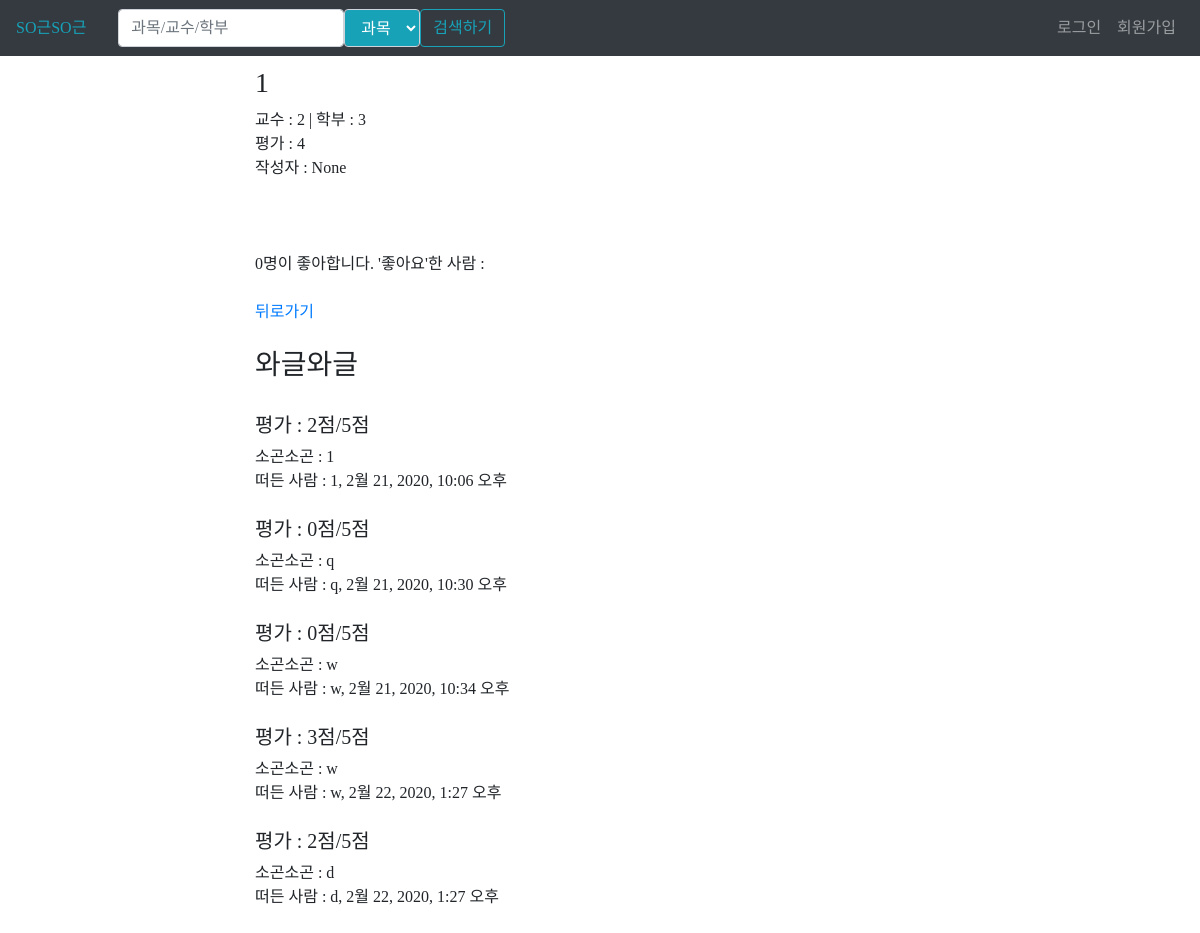
/1, run on an earlier commit of the app's database.
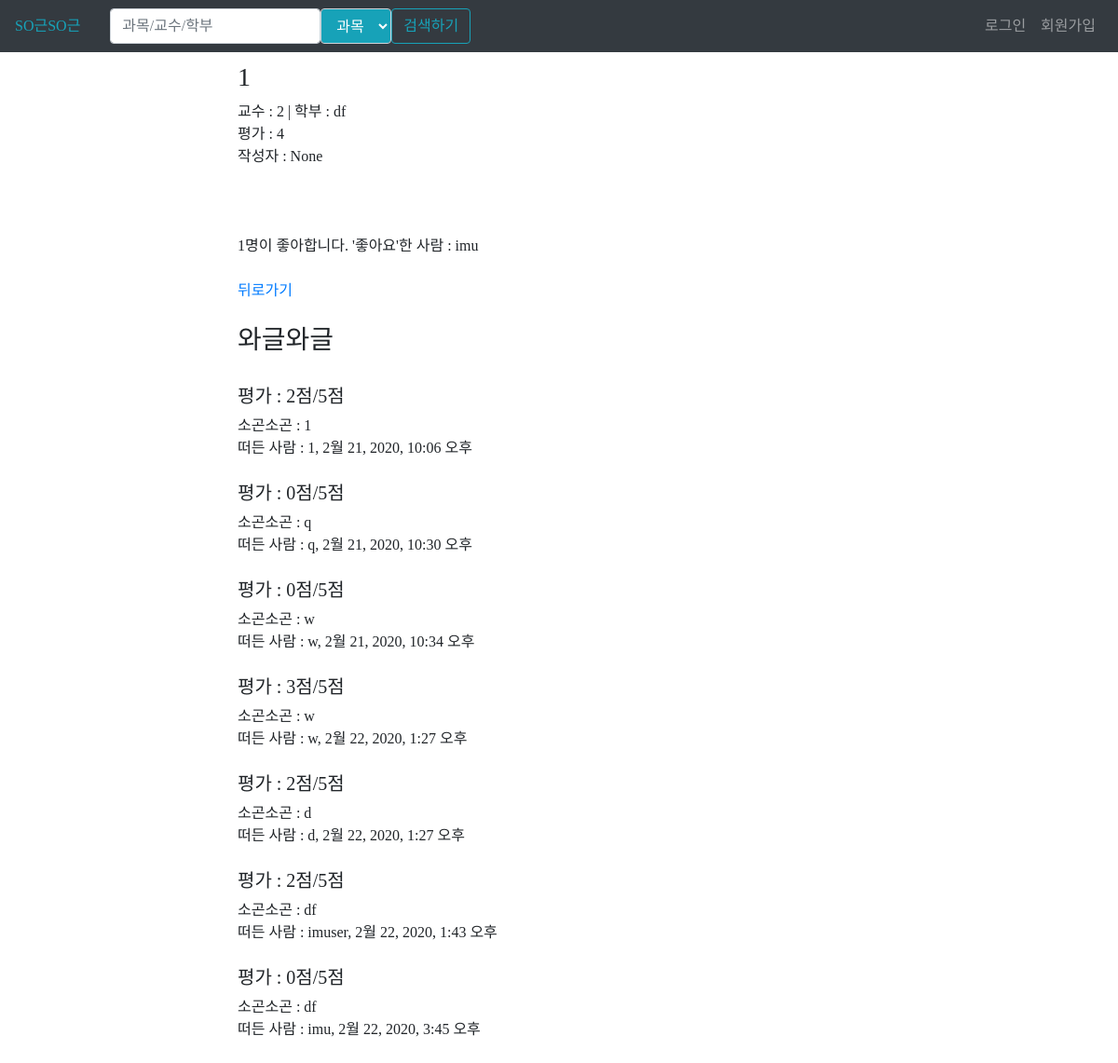
And on a later commit of the database.
### sgapp/models.py (models this page shows, shortened)
class Course(models.Model):
    objects = models.Manager()
    name = models.CharField(max_length=50)
    prof = models.CharField(max_length=30)
    dep = models.CharField(max_length=50)
    eval = models.TextField(default="")
    author = models.CharField(max_length=30, null=True, blank=True)

class Comment(models.Model):
    objects = models.Manager()
    crs = models.ForeignKey('sgapp.Course', on_delete=models.CASCADE, related_name='comment')
    content = models.CharField(max_length=300)
    score = models.IntegerField(default=0)
    date = models.DateTimeField(default=timezone.now)
    author = models.CharField(max_length=30, null=True, blank=True)

class Like_course(models.Model):
    objects = models.Manager()
    like = models.ForeignKey('sgapp.Like', on_delete=models.CASCADE)
    course = models.ForeignKey('sgapp.Course', on_delete=models.CASCADE)
    author = models.CharField(max_length=30, null=True, blank=True)

### sgapp/views.py (the view)
# urls.py: path('<int:crs_id>', views.detail, name="detail"),
def detail(request, crs_id):
    crs = get_object_or_404(Course, pk=crs_id)
    form = CommentForm()
    cmt = Comment.objects.filter(crs=crs)
    lk = Like_course.objects.filter(course=crs, author=request.user)
    alk = Like_course.objects.filter(course=crs)
    return render(request, 'sgapp/detail.html', {'cmt':cmt,'crs':crs, 'cform':form, 'lk':lk, 'alk':alk})

### sgapp/forms.py
class CommentForm(forms.ModelForm):
    class Meta:
        model = Comment
        fields = ['content', 'author']

### sgapp/templates/sgapp/detail.html (shortened to what this page needs)
{% extends 'sgapp/base.html' %}
{% block content %}
<div class="container">
    <h3>{{crs.name}}</h3>
    교수 : {{crs.prof}} | 학부 : {{crs.dep}}<br>
    평가 : {{crs.eval}}<br>
    작성자 : {{crs.author}} <br><br>
    <br><br>
{{alk.count}}명이 좋아합니다.
'좋아요'한 사람 : {% for l in alk %} {{l.author}} {% endfor %}
<br><br>
<a href="{% url 'home' %}">뒤로가기</a><br><br>
<h3>와글와글</h3>
<br>
{% for cmt in cmt %}
    <h5>평가 : {{cmt.score}}점/5점</h5>
    소곤소곤 : {{cmt.content}}<br>
    떠든 사람 : {{cmt.author}}, {{cmt.date}}<br><br>
{% empty %}
    No comment yet.<br>
{% endfor %}
</div>
{% endblock %}

### sgapp/templates/sgapp/base.html (shortened to what this page needs)
{% load static %}
<!doctype html>
<html lang="en">
  <head>
    <link rel="stylesheet" href="https://stackpath.bootstrapcdn.com/bootstrap/4.4.1/css/bootstrap.min.css">
    <link rel="stylesheet" href="{% static 'css/style.css' %}">
    <link rel="stylesheet" href="https://cdnjs.cloudflare.com/ajax/libs/font-awesome/4.7.0/css/font-awesome.min.css">
  </head>
  <body>
    <header class="navbar navbar-expand navbar-dark flex-column flex-md-row bd-navbar bg-dark">
        <a class="nav-title" px-lg-4 href="/home">SO근SO근</a>
        <div class="navbar-nav-scroll">
          <ul class="navbar-nav bd-navbar-nav flex-row">
            <form class="form-inline" action="{% url 'search' %}" method='GET'>
                <input class="form-control" type="search" placeholder="과목/교수/학부" name="search">
                <select id="cate" name="cate">
                    <option value="name">과목</option>
                </select>
                <button class="btn btn-outline-info " type="submit">검색하기</button>
            </form>
          </ul>
        </div>
        <ul class="navbar-nav ml-md-auto">
            <ul class="navbar-nav bd-navbar-nav flex-row align-items: center">
                {% if user.is_authenticated %}
                  <li class="nav-item active">
                    <a class="nav-link" href="#">{{user.username}}님 환영합니다.</a>
                  </li>
                  <li class="nav-item active">
                    <a class="nav-link" href="/mypage">마이페이지</a>
                  </li>
                  <li class="nav-item ">
                    <a class="nav-link" href="/signout">로그아웃 <span class="sr-only">(current)</span></a>
                  </li>
                  <li class="nav-item active">
                    <a class="nav-link" href="/new">NEW <span class="sr-only">(current)</span></a>
                  </li>
                {% else %}
                  <li class="nav-item">
                    <a class="nav-link" href="/signin">로그인</a>
                  </li>
                  <li class="nav-item">
                    <a class="nav-link" href="/signup">회원가입</a>
                  </li>
                {% endif %}
              </ul>
        </ul>
    </header>
    {% block content %}
    {% endblock %}
  </body>
</html>

### sgapp/static/css/style.css (style rules this page uses)
a.nav-title { color: #17A2B8; font-family: 'Recipekorea'; padding-right: 2rem; }
body { font-family: 'MapoPeacefull'; }
.nav-link { color: rgb(207, 207, 207); }
#cate { display: block; height: calc(1.5em + .75rem + 2px); padding: .375rem .75rem; font-size: 1rem; font-weight: 400; line-height: 1.5; color:white; background-color:#17A2B8; background-clip: padding-box; border: 1px solid #ced4da; border-radius: .25rem; transition: border-color .15s ease-in-out,box-shadow .15s ease-in-out; }
.container { width: 60%; margin: 10px auto; }

What changed in the data, as far as the page shows it:
changed Course "None": dep "3" → "df"
added Like_course: author "imu"
added Comment: score "2", content "df", author "imuser", date "2월 22, 2020, 1:43 오후"
added Comment: score "0", content "df", author "imu", date "2월 22, 2020, 3:45 오후"
Also different on the page:
{{ alk.count }}: "0" → "1"
